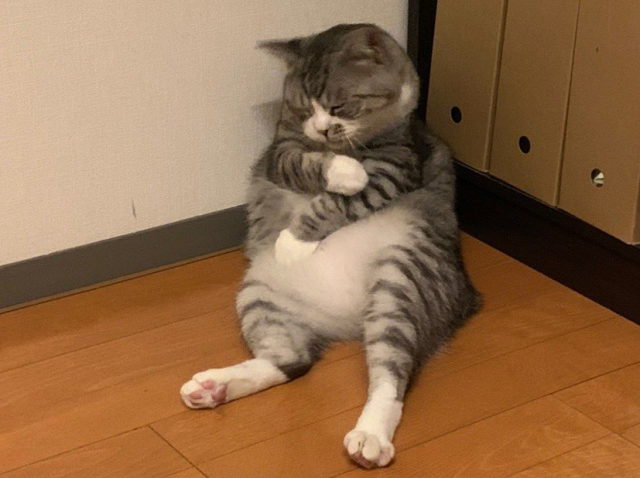
#> input picture 5/angrycat.jpg, 640 x 478 px
$ python 1.py
#> lines starting #> are read from the running program, lines starting #| are printed output that depends on the picture
import sys, os
import matplotlib.pyplot as plt
import numpy as np
import cv2 as cv

def main():
  img = plt.imread(os.path.join(os.path.dirname(__file__), 'angrycat.jpg'))
#> img is the input picture: shape (478, 640, 3); mean R, G, B 144.8, 107.6, 74
  ret, thresh = cv.threshold(img, 127, 255, cv.THRESH_BINARY)
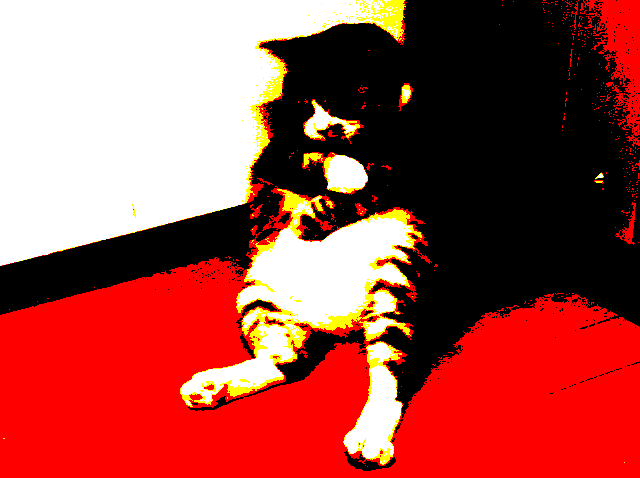
#> thresh: shape (478, 640, 3); mean R, G, B 163.3, 76.6, 69.6
  plt.subplot(121)
  plt.imshow(img)
  plt.subplot(122)
  plt.imshow(thresh)

  plt.show()
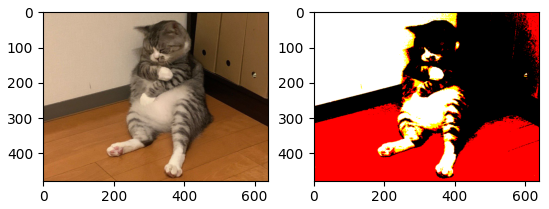
#> figure drawn by matplotlib, 2 panels


if __name__ == "__main__":
  main()
